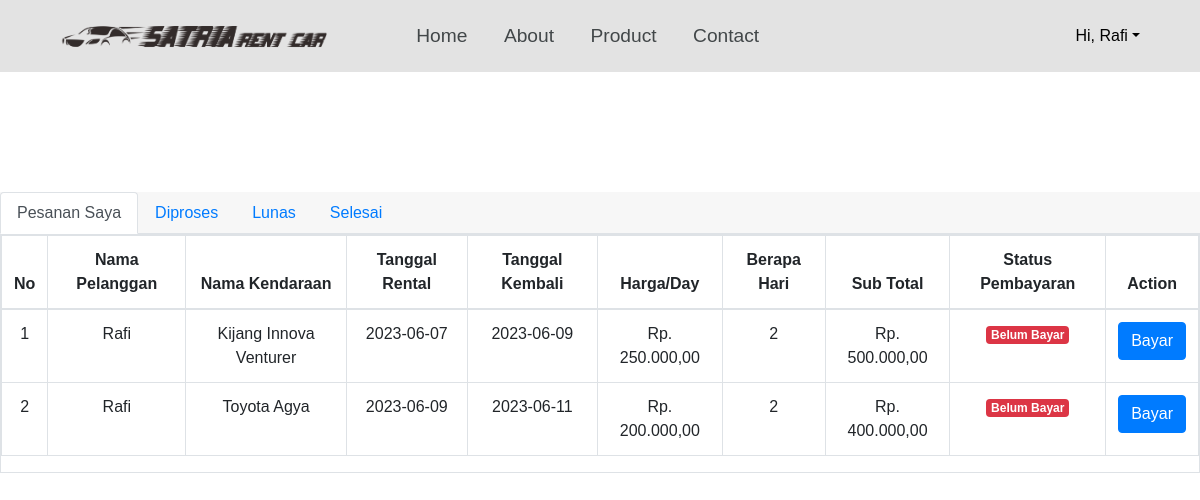
The page /rentalsatria/pesanan.php (signed in) on the database its author committed.
### tables this page shows
CREATE TABLE `tbl_pelanggan` (
  `id_pelanggan` int(11) NOT NULL,
  `nama_pelanggan` varchar(128) DEFAULT NULL,
  `email_pelanggan` varchar(128) NOT NULL,
  `password` varchar(128) NOT NULL,
  `gambar_pelanggan` varchar(128) DEFAULT NULL,
  `nik_ktp` varchar(20) DEFAULT NULL,
  `upload_ktp` varchar(50) DEFAULT NULL,
  `no_sim` varchar(20) DEFAULT NULL,
  `upload_sim` varchar(50) DEFAULT NULL
);

CREATE TABLE `transaksi` (
  `id_transaksi` int(11) NOT NULL,
  `id_pelanggan` int(11) NOT NULL,
  `id_mobil` int(11) NOT NULL,
  `tanggal_rental` date NOT NULL,
  `tanggal_kembali` date NOT NULL,
  `harga` int(20) NOT NULL,
  `berapa_hari` int(20) NOT NULL,
  `sub_total` int(20) NOT NULL,
  `status_pembayaran` int(11) DEFAULT NULL,
  `total_bayar` int(120) DEFAULT NULL,
  `atas_nama_pelanggan` varchar(128) DEFAULT NULL,
  `nama_bank_pelanggan` varchar(128) DEFAULT NULL,
  `nomor_rekening_pelanggan` varchar(128) DEFAULT NULL,
  `bukti_pembayaran` varchar(120) DEFAULT NULL,
  `tanggal_pengembalian` date DEFAULT NULL,
  `status_pengembalian` varchar(50) DEFAULT NULL,
  `status_rental` varchar(50) DEFAULT NULL
);

CREATE TABLE `tbl_mobil` (
  `id_mobil` int(11) NOT NULL,
  `id_type` int(11) NOT NULL,
  `nama_kendaraan` varchar(128) NOT NULL,
  `no_plat` varchar(20) NOT NULL,
  `warna` varchar(128) NOT NULL,
  `harga` int(11) NOT NULL,
  `gambar` varchar(50) NOT NULL,
  `tahun` int(4) NOT NULL,
  `status_sewa` int(10) NOT NULL
);

### rentalsatria/pesanan.php (the view, shortened to what this page needs)
<?php
    function rupiah($angka){
        $format_rupiah = "Rp. " . number_format($angka,2,',','.');
        return $format_rupiah;
    }
?>
<!DOCTYPE html>
<html lang="en">
<head>
    <link rel="stylesheet" href="https://cdn.jsdelivr.net/npm/bootstrap@4.5.3/dist/css/bootstrap.min.css">
    <link href="./css/style.css" rel="stylesheet" />
</head>
<body>
    <nav class="navbar">
        <a href="#" class="navbar-logo"><img src="images/logo.png" alt=""></a>
        <div class="navbar-n">
            <a href="index.php#home">Home</a>
            <a href="index.php#about">About</a>
            <a href="index.php#product">Product</a>
            <a href="index.php#contact">Contact</a>
        </div>
        <div class="dropdown">
        <?php
            include "database/koneksi.php";
            if ($_SESSION['status']) {
                $email = $_SESSION['email'];
                $query = "SELECT * FROM tbl_pelanggan WHERE email_pelanggan = '$email' LIMIT 1";
                $login = mysqli_query($conn, $query);
                while($data = mysqli_fetch_array($login)){
                    echo ' <a class="dropdown-toggle" href="#" role="button" id="dropdownMenuLink" data-bs-toggle="dropdown" aria-expanded="false" style="color: #000000;"ml-1"">' . "Hi, " . $data['nama_pelanggan'] . '</a>';
                };
            } else {
                echo '<button class="button" id="form-open">Login</button>';
            }
        ?>
        </div>
    </nav>
    <section>
    <br><br><br><br><br><br><br><br>
    <div class="card-header p-0 border-bottom-0 bjir">
                            <ul class="nav nav-tabs" id="custom-tabs-four-tab" role="tablist">
                                <li class="nav-item">
                                    <a class="nav-link active" id="custom-tabs-four-home-tab" href="#custom-tabs-four-home">Pesanan Saya</a>
                                </li>
                                <li class="nav-item">
                                    <a class="nav-link" id="custom-tabs-four-profile-tab" href="#custom-tabs-four-profile">Diproses</a>
                                </li>
                                <li class="nav-item">
                                    <a class="nav-link" id="custom-tabs-four-messages-tab" href="#custom-tabs-four-messages">Lunas</a>
                                </li>
                                <li class="nav-item">
                                    <a class="nav-link" id="custom-tabs-four-settings-tab" href="#custom-tabs-four-settings">Selesai</a>
                                </li>
                            </ul>
    </div>
    <div class="tab-pane fade show" id="custom-tabs-four-home" role="tabpanel" aria-labelledby="custom-tabs-four-home-tab">
        <div class="table table-bordered table-responsive">
            <table class="table table-bordered">
                <thead>
                    <tr class='text-center'>
                        <th>No</th>
                        <th>Nama Pelanggan</th>
                        <th>Nama Kendaraan</th>
                        <th>Tanggal Rental</th>
                        <th>Tanggal Kembali</th>
                        <th>Harga/Day</th>
                        <th>Berapa Hari</th>
                        <th>Sub Total</th>
                        <th>Status Pembayaran</th>
                        <th>Action</th>
                    </tr>
                </thead>
                <tbody>
                    <tr>
                    <?php
                        include "database/koneksi.php";
                        $email = $_SESSION['email'];
                        $sql = "SELECT * ,transaksi.id_pelanggan, transaksi.id_mobil,
                                tbl_pelanggan.nama_pelanggan, tbl_mobil.nama_kendaraan FROM
                                transaksi INNER JOIN tbl_pelanggan ON transaksi.id_pelanggan = tbl_pelanggan.id_pelanggan
                                INNER JOIN tbl_mobil ON transaksi.id_mobil = tbl_mobil.id_mobil
                                WHERE status_pembayaran = 0 AND tbl_pelanggan.email_pelanggan = '$email'";
                        $result = mysqli_query($conn, $sql);
                        $no = 1;
                        while ($row = mysqli_fetch_assoc($result)) {
                            echo "<tr class='text-center'>";
                            echo "<td>" . $no . "</td>";
                            echo "<td>" . $row['nama_pelanggan'] . "</td>";
                            echo "<td>" . $row['nama_kendaraan'] . "</td>";
                            echo "<td>" . $row['tanggal_rental'] . "</td>";
                            echo "<td>" . $row['tanggal_kembali'] . "</td>";
                            echo "<td>" . rupiah($row['harga']) . "</td>";
                            echo "<td>" . $row['berapa_hari'] . "</td>";
                            echo "<td>" . rupiah($row['sub_total']) . "</td>";
                            if ($row['status_pembayaran'] == 0) {
                                echo "<td><span class='badge badge-danger'>Belum Bayar</span></td>";
                            }
                            echo "<td><a href='pembayaran.php?id=" . $row['id_transaksi'] . "' class='btn btn-primary'>Bayar</a></td>";
                            echo "</tr>";
                            $no++;
                        }
                    ?>
                    </tr>
                </tbody>
            </table>
        </div>
    </div>
    </section>
</body>
</html>

### rentalsatria/css/style.css (style rules this page uses)
:root { --primary: #0d0d0d; --bg: #ffffff; }
* { margin: 0; padding: 0; box-sizing: border-box; outline: none; border: none; text-decoration: none; }
html { scroll-behavior: smooth; }
body { font-family: "Poppins", sans-serif; background-color: var(--bg); color: #000000; }
a { text-decoration: none; }
.navbar { display: flex; justify-content: space-between; background-color: rgba(163, 163, 163, 0.306); padding: 1rem 5%; position: fixed; top: 0; left: 0; right: 0; z-index: 9999; }
.navbar-logo { display: flex; height: 40px; width: 40px; }
.navbar .navbar-n a { color: #424749; font-size: 1.2rem; margin: 0 1rem; text-decoration: none; }
.tab-pane { display: none; }
.tab-pane.show { display: block; }

### rows shown on the page
tbl_pelanggan: nama_pelanggan "Rafi"
transaksi: id_pelanggan.nama_pelanggan "Rafi", id_mobil.nama_kendaraan "Kijang Innova Venturer", tanggal_rental "2023-06-07", tanggal_kembali "2023-06-09", id_mobil.harga "Rp. 250.000,00", berapa_hari "2", sub_total "Rp. 500.000,00", status_pembayaran "Belum Bayar"
transaksi: id_pelanggan.nama_pelanggan "Rafi", id_mobil.nama_kendaraan "Toyota Agya", tanggal_rental "2023-06-09", tanggal_kembali "2023-06-11", id_mobil.harga "Rp. 200.000,00", berapa_hari "2", sub_total "Rp. 400.000,00", status_pembayaran "Belum Bayar"
